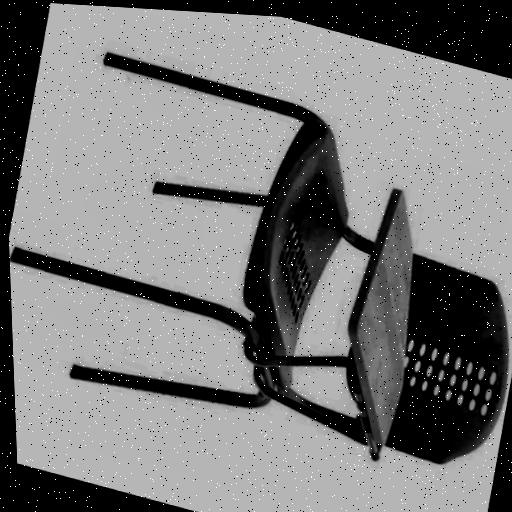
#> input picture App/desk_data/train/images/Desk_12_jpg.rf.f920231c609569ab1a9ac6f06b56daed.jpg, 512 x 512 px
$ python -i lighting_distance.py   (imports and definitions only)   (older library calls are emulated)
#> lines starting #> are read from the running program, lines starting #| are printed output that depends on the picture
"""
Preprocessing utilities that improve detection robustness under:
  - Bright / dark / mixed lighting conditions
  - Far / close subject distances (small / large objects in frame)

How it works
------------
1. preprocess_frame(frame)
   ├─ Estimates brightness via HSV-V channel of the centre crop.
   ├─ Estimates sharpness via Laplacian variance → "close / medium / far".
   ├─ Applies bilateral denoising for very dark frames (noise → false edges).
   ├─ Applies CLAHE in LAB space for local contrast normalisation.
   ├─ Applies adaptive gamma: lifts dark frames, compresses blown highlights.
   └─ Applies unsharp masking when subject appears far / blurry.
   Returns (enhanced_frame, brightness).  API is drop-in compatible.

2. _dynamic_confidence(base_conf, brightness, box_area_ratio=None)
   Lowers the YOLO confidence threshold when lighting is poor or subject is far.

3. get_tta_frames(frame, brightness, sharpness)
   Test-Time Augmentation — returns a list of frame variants to run inference on
   when conditions are difficult (dark, far, or both). Detections from all
   variants are merged, dramatically improving recall without retraining.

   TTA is ONLY activated in difficult conditions to avoid slowing down
   normal well-lit close-range frames.

Drop-in usage (unchanged):
    from core.lighting_distance import preprocess_frame, _dynamic_confidence
    enhanced, brightness = preprocess_frame(frame)

TTA usage (in predict functions):
    from core.lighting_distance import preprocess_frame, _dynamic_confidence, get_tta_frames, merge_tta_detections
    enhanced, brightness = preprocess_frame(frame)
    frames_to_run = get_tta_frames(enhanced, brightness)
    # run model on each, collect all boxes, then:
    final_detections = merge_tta_detections(all_detections, iou_threshold=0.3)
"""

import threading
import cv2
import numpy as np

# ── CLAHE parameters ──────────────────────────────────────────────────────────
_CLAHE_CLIP = 2.5
_CLAHE_GRID = (8, 8)

_clahe_local = threading.local()


def _get_clahe() -> cv2.CLAHE:
    if not hasattr(_clahe_local, "clahe"):
        _clahe_local.clahe = cv2.createCLAHE(
            clipLimit=_CLAHE_CLIP, tileGridSize=_CLAHE_GRID
        )
    return _clahe_local.clahe


# ── Brightness estimation ─────────────────────────────────────────────────────

def _estimate_brightness(frame_bgr: np.ndarray) -> float:
    """Return mean V channel (0–255) of the centre 50% crop."""
    h, w = frame_bgr.shape[:2]
    cy, cx = h // 2, w // 2
    crop = frame_bgr[cy - h // 4 : cy + h // 4, cx - w // 4 : cx + w // 4]
    hsv = cv2.cvtColor(crop, cv2.COLOR_BGR2HSV)
    return float(np.mean(hsv[:, :, 2]))


# ── Sharpness / distance estimation ──────────────────────────────────────────

def _estimate_sharpness(frame_bgr: np.ndarray) -> float:
    """
    Return Laplacian variance as a proxy for image sharpness.
    Low  → blurry / far subject.
    High → sharp / close subject.
    """
    gray = cv2.cvtColor(frame_bgr, cv2.COLOR_BGR2GRAY)
    return float(cv2.Laplacian(gray, cv2.CV_64F).var())


def _distance_category(sharpness: float) -> str:
    if sharpness >= 300:
        return "close"
    elif sharpness >= 100:
        return "medium"
    else:
        return "far"


# ── LUT helper ────────────────────────────────────────────────────────────────

# [5 lines left out: function _build_lut, not called in this run]


# ── Per-frame noise reduction ─────────────────────────────────────────────────

def _denoise_dark(frame_bgr: np.ndarray) -> np.ndarray:
    return cv2.bilateralFilter(frame_bgr, d=5, sigmaColor=40, sigmaSpace=40)


# ── Lighting enhancement ──────────────────────────────────────────────────────

def _enhance_lighting(frame_bgr: np.ndarray, brightness: float) -> np.ndarray:
    if brightness < 60:
        frame_bgr = _denoise_dark(frame_bgr)

    lab = cv2.cvtColor(frame_bgr, cv2.COLOR_BGR2LAB)
    l, a, b_ch = cv2.split(lab)
    l_eq = _get_clahe().apply(l)

    if brightness < 80:
        gamma = max(0.40, brightness / 100.0)
        l_eq = cv2.LUT(l_eq, _build_lut(gamma, invert=False))
    elif brightness > 185:
        gamma = min(1.6, brightness / 160.0)
        l_eq = cv2.LUT(l_eq, _build_lut(gamma, invert=True))

    merged = cv2.merge([l_eq, a, b_ch])
    return cv2.cvtColor(merged, cv2.COLOR_LAB2BGR)


# ── Sharpening ────────────────────────────────────────────────────────────────

# [5 lines left out: function _sharpen_frame, not called in this run]


# ── Public preprocessing entry-point ─────────────────────────────────────────

def preprocess_frame(frame_bgr: np.ndarray) -> tuple[np.ndarray, float]:
    """
    Apply lighting normalisation and distance-aware sharpening.
    Returns (enhanced_frame, brightness).
    """
    brightness = _estimate_brightness(frame_bgr)
    sharpness  = _estimate_sharpness(frame_bgr)
    dist_cat   = _distance_category(sharpness)

    enhanced = _enhance_lighting(frame_bgr, brightness)

    if dist_cat == "far":
        enhanced = _sharpen_frame(enhanced, strength=1.0)
    elif dist_cat == "medium":
        enhanced = _sharpen_frame(enhanced, strength=0.5)

    return enhanced, brightness


# ── Test-Time Augmentation ────────────────────────────────────────────────────

# [164 lines left out: functions _is_difficult, get_tta_frames, unflip_boxes, merge_tta_detections, _iou, _dynamic_confidence, not called in this run]

>>> import cv2
>>> picture = cv2.imread('../../App/desk_data/train/images/Desk_12_jpg.rf.f920231c609569ab1a9ac6f06b56daed.jpg')
#> picture is the input picture: shape (512, 512, 3); min 0, max 255, mean 123.3
>>> result = preprocess_frame(picture)
#> in _estimate_brightness, `crop = frame_bgr[cy - h // 4 : cy + h // 4, cx - w // 4 : cx + w // 4]`:
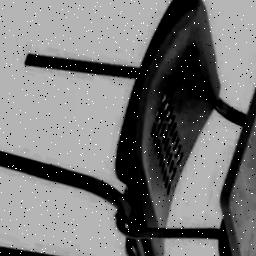
#> crop: shape (256, 256, 3); min 0, max 255, mean 119.3
#> in _estimate_brightness, `hsv = cv2.cvtColor(crop, cv2.COLOR_BGR2HSV)`: hsv: shape (256, 256, 3); mean H, S, V 0, 0, 119.3
#> in preprocess_frame, `brightness = _estimate_brightness(frame_bgr)`: brightness = 119.3
#> in preprocess_frame, `sharpness  = _estimate_sharpness(frame_bgr)`: sharpness = 8888.7
#> in preprocess_frame, `dist_cat   = _distance_category(sharpness)`: dist_cat = 'close'
#> in _enhance_lighting, `lab = cv2.cvtColor(frame_bgr, cv2.COLOR_BGR2LAB)`: lab: shape (512, 512, 3); mean of channels 0, 1, 2 128, 128, 128
#> in _enhance_lighting, `l, a, b_ch = cv2.split(lab)`: a: shape (512, 512); every value is 128
#> in _enhance_lighting, `l_eq = _get_clahe().apply(l)`:
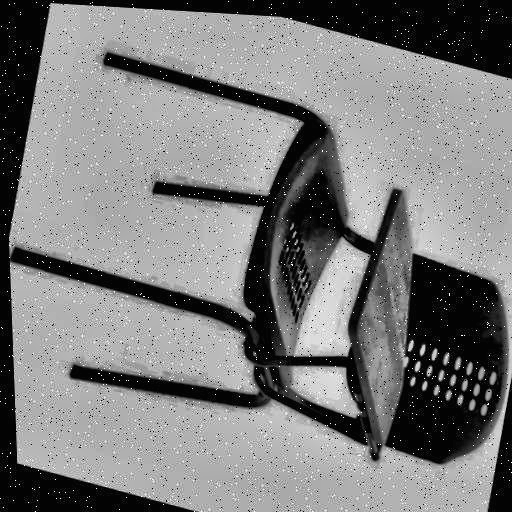
#> l_eq: shape (512, 512); min 2, max 255, mean 125.3
#> in _enhance_lighting, `merged = cv2.merge([l_eq, a, b_ch])`: merged: shape (512, 512, 3); mean of channels 0, 1, 2 125.3, 128, 128
